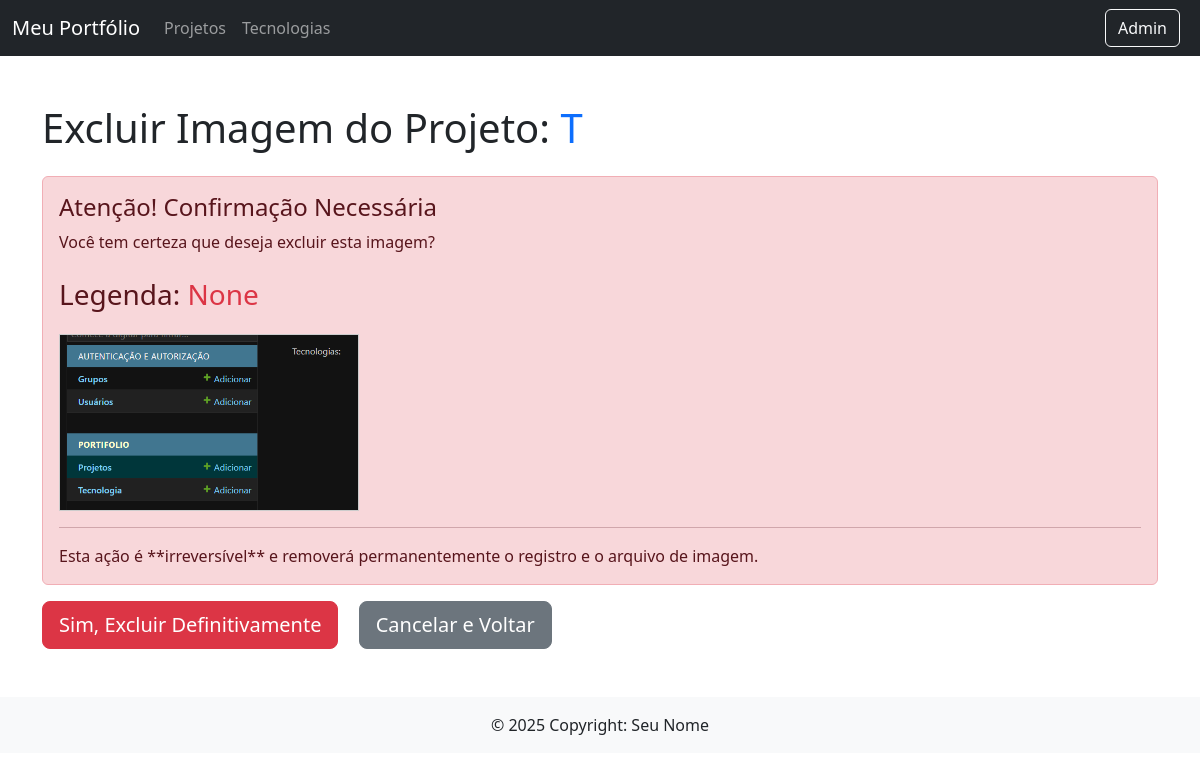
The page /portifolios/imagens/2/excluir/ (signed in) on the database its author committed.
### portifolio/models.py (models this page shows, shortened)
class ImagemProjeto(models.Model):
    projeto = models.ForeignKey(
        Projeto,
        on_delete=models.CASCADE,
        related_name='imagens'
    )
    imagem = models.ImageField(upload_to='projetos/galeria/')
    legenda = models.CharField(max_length=200, blank=True, null=True)

class Projeto(models.Model):
    titulo = models.CharField(max_length=200)
    descricao = models.TextField(blank=True, null=True)
    data_criacao = models.DateTimeField(auto_now_add=True)
    link = models.URLField(max_length=300, blank=True, null=True)
    tecnologias = models.ManyToManyField(
        Tecnologia,
        blank=True,
        related_name='projetos'
    )
    class Meta:
        ordering = ['-data_criacao']

### portifolio/views.py (the view)
# urls.py: path('imagens/<int:imagem_id>/excluir/', imagem_excluir, name='imagem_excluir'),
@staff_member_required
def imagem_excluir(request, imagem_id):
    imagem = get_object_or_404(ImagemProjeto, id=imagem_id)
    projeto_id = imagem.projeto.id
    if request.method == 'POST':
        imagem.delete()
        return redirect('portifolio:detalhe_projeto', projeto_id=projeto_id)
    return render(request, 'portifolio/imagem_confirm_delete.html', {'imagem': imagem})

### portifolio/templates/portifolio/imagem_confirm_delete.html (shortened to what this page needs)
{% extends "base.html" %}
{% block content %}
<div class="container my-5">
    <h1 class="mb-4">
        Excluir Imagem do Projeto:
        <span class="text-primary">{{ imagem.projeto.titulo }}</span>
    </h1>
    <div class="alert alert-danger" role="alert">
        <h4 class="alert-heading">Atenção! Confirmação Necessária</h4>
        <p>Você tem certeza que deseja excluir esta imagem?</p>
        <h3 class="mt-4">Legenda: <span class="text-danger">{{ imagem.legenda }}</span></h3>
        <img src="{{ imagem.imagem.url }}" alt="{{ imagem.legenda }}" style="max-width: 300px; height: auto; border: 1px solid #ccc; margin-top: 15px;"/>
        <hr>
        <p class="mb-0">
            Esta ação é **irreversível** e removerá permanentemente o registro e o arquivo de imagem.
        </p>
    </div>
    <form method="post">
        <button type="submit" class="btn btn-danger btn-lg me-3">
            Sim, Excluir Definitivamente
        </button>
        <a href="{% url 'portifolio:detalhe_projeto' imagem.projeto.id %}" class="btn btn-secondary btn-lg">
            Cancelar e Voltar
        </a>
    </form>
</div>
{% endblock %}

### rows shown on the page
ImagemProjeto: projeto.titulo "T", legenda "None", imagem (picture)
